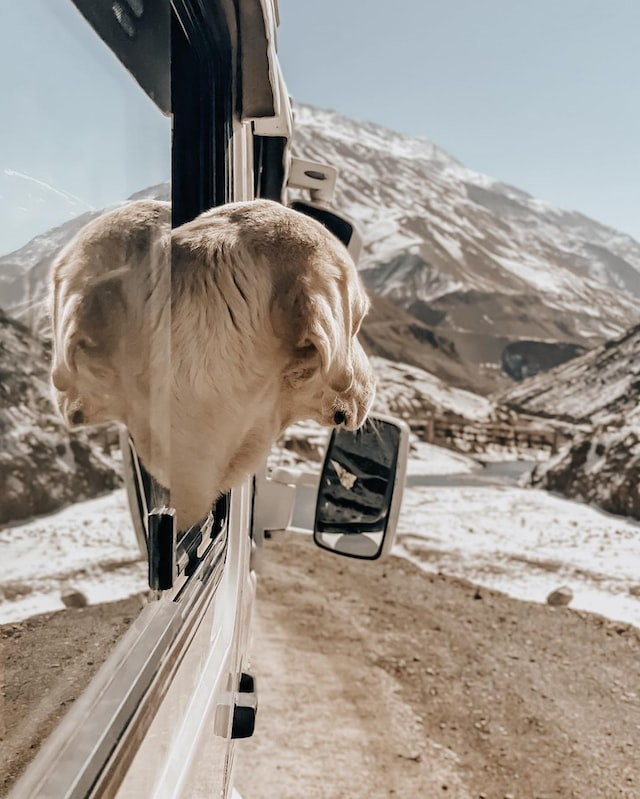
#> input picture 01ProcesamientoDeImagenes/dog.jpg, 640 x 799 px
$ python histogram.py
#> lines starting #> are read from the running program, lines starting #| are printed output that depends on the picture
import numpy as np
import cv2 as cv
from matplotlib import pyplot as plt

img = cv.imread('dog.jpg', 0)
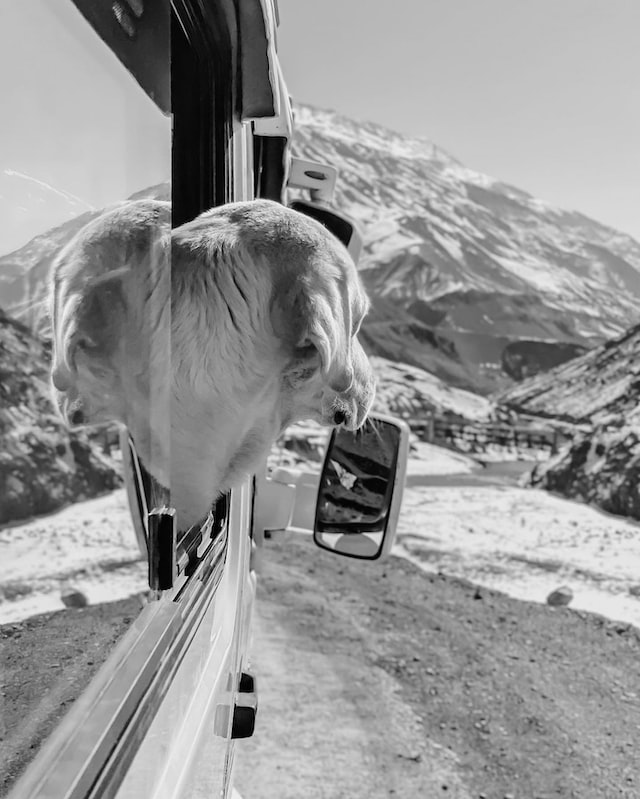
#> img: shape (799, 640); min 0, max 249, mean 149.7
# [4 lines of commented-out code are left out]
hist = cv.calcHist([img], [0], None, [256], [0, 256])
#> hist = 256 values, max 8332 at index 195, min 0 at index 247, mean 1997.5
plt.plot(hist)

# [10 lines of commented-out code are left out]
plt.show()
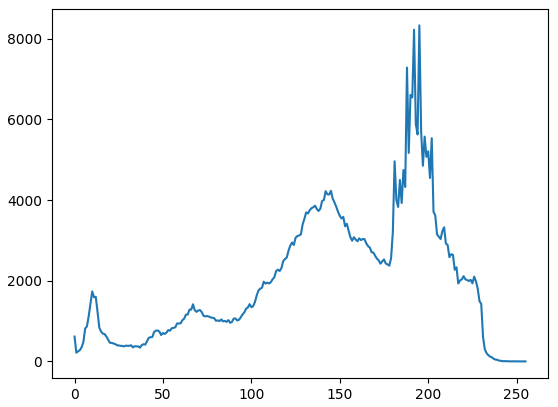
#> figure drawn by matplotlib, 1 panel; curve peaks at x = 195, y = 8332

cv.waitKey(0)
cv.destroyAllWindows()
